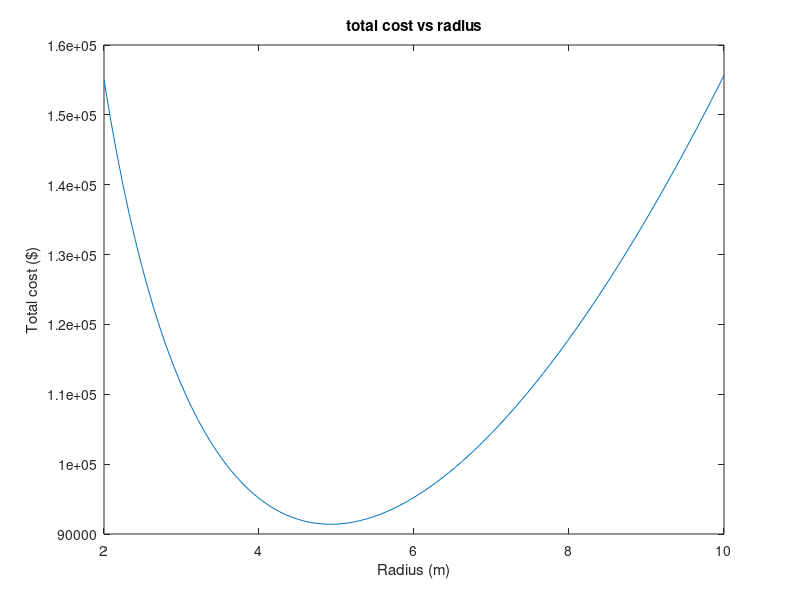

This figure's MATLAB source:

cc=300 ; ch=400; vt=500;r=linspace(2,10,100); 
h = (vt - (2*pi.*r.^3)/3) ./ (pi.*r.^2);

pcc= cc*2*pi.*r.*h;
pch= ch*2*pi.*r.^2;
cost=pcc + pch;

% Plot the cost vs radius
plot(r, cost);
xlabel('Radius (m)');
ylabel('Total cost ($)');
title('total cost vs radius');

[mincost, min_idx] = min(cost);
optr = r(min_idx);  
opth = h(min_idx);  

disp(['The radius that leads to the lowest cost is ',num2str(optr) '.'])
disp(['The optimal height is $',num2str(opth) '.'])
disp(['The minium cost is $',num2str(mincost) '.'])
